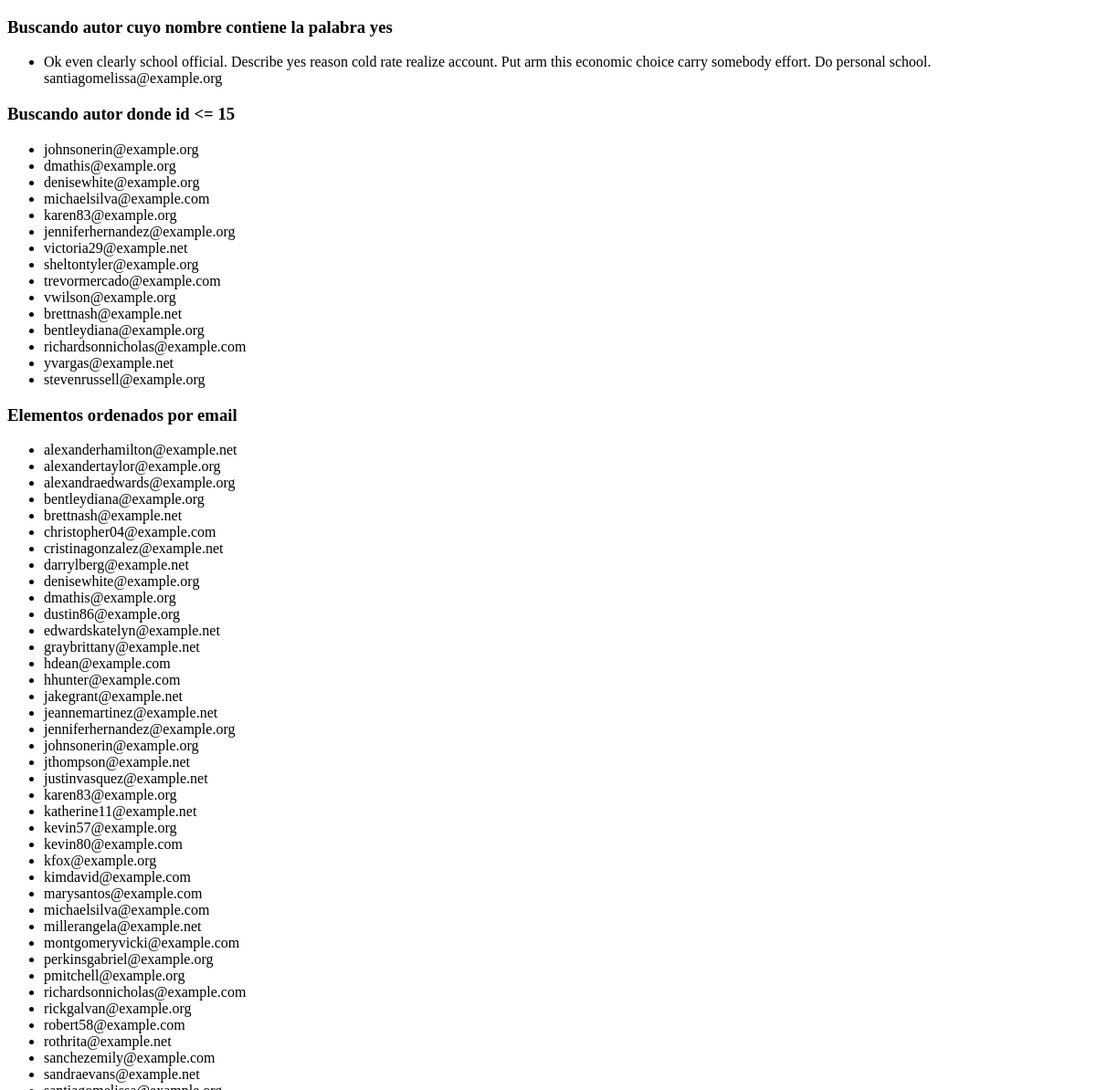
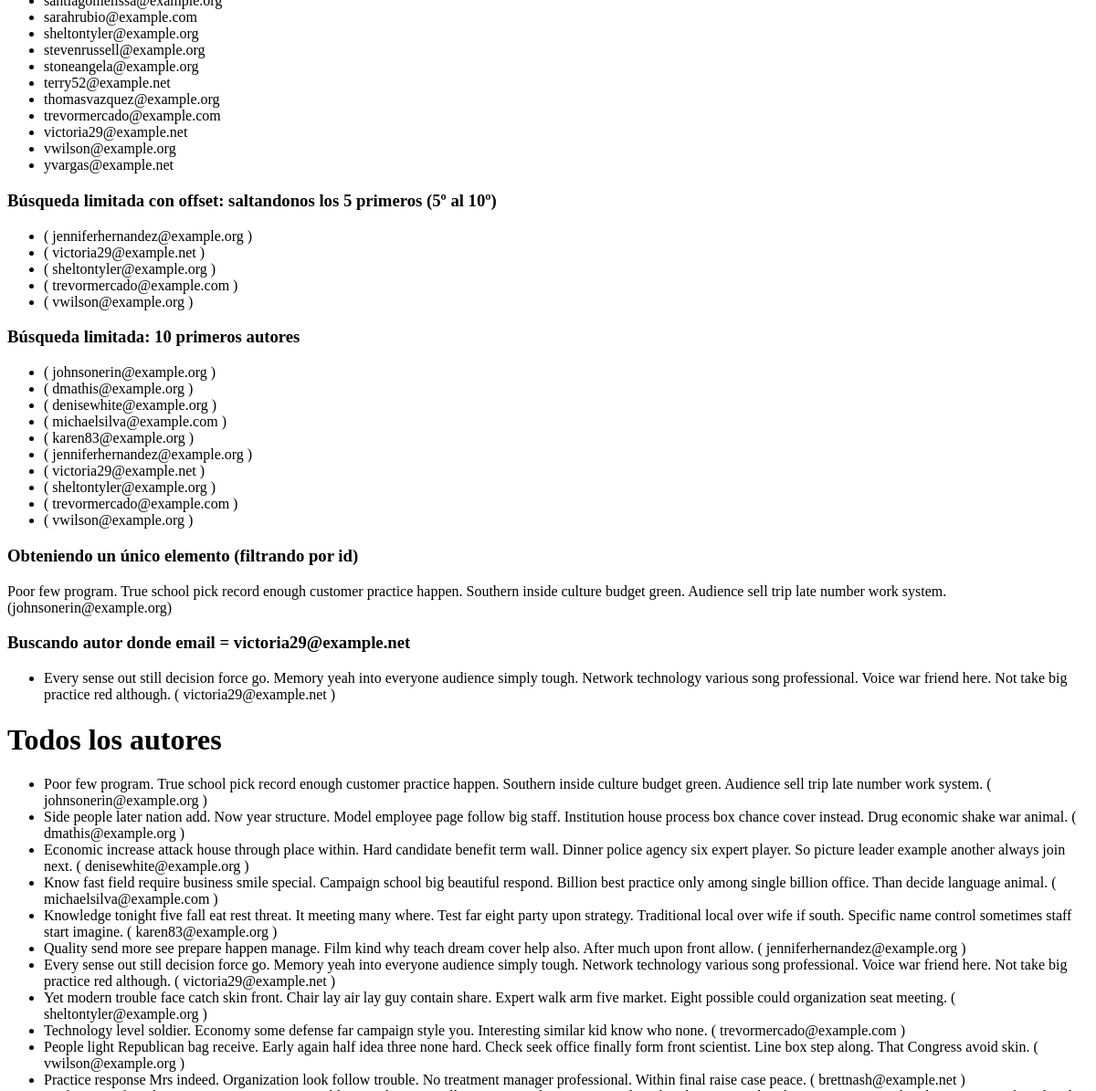
/post/queries/ (upper part), run on an earlier commit of the app's database (2 pictures, top to bottom).
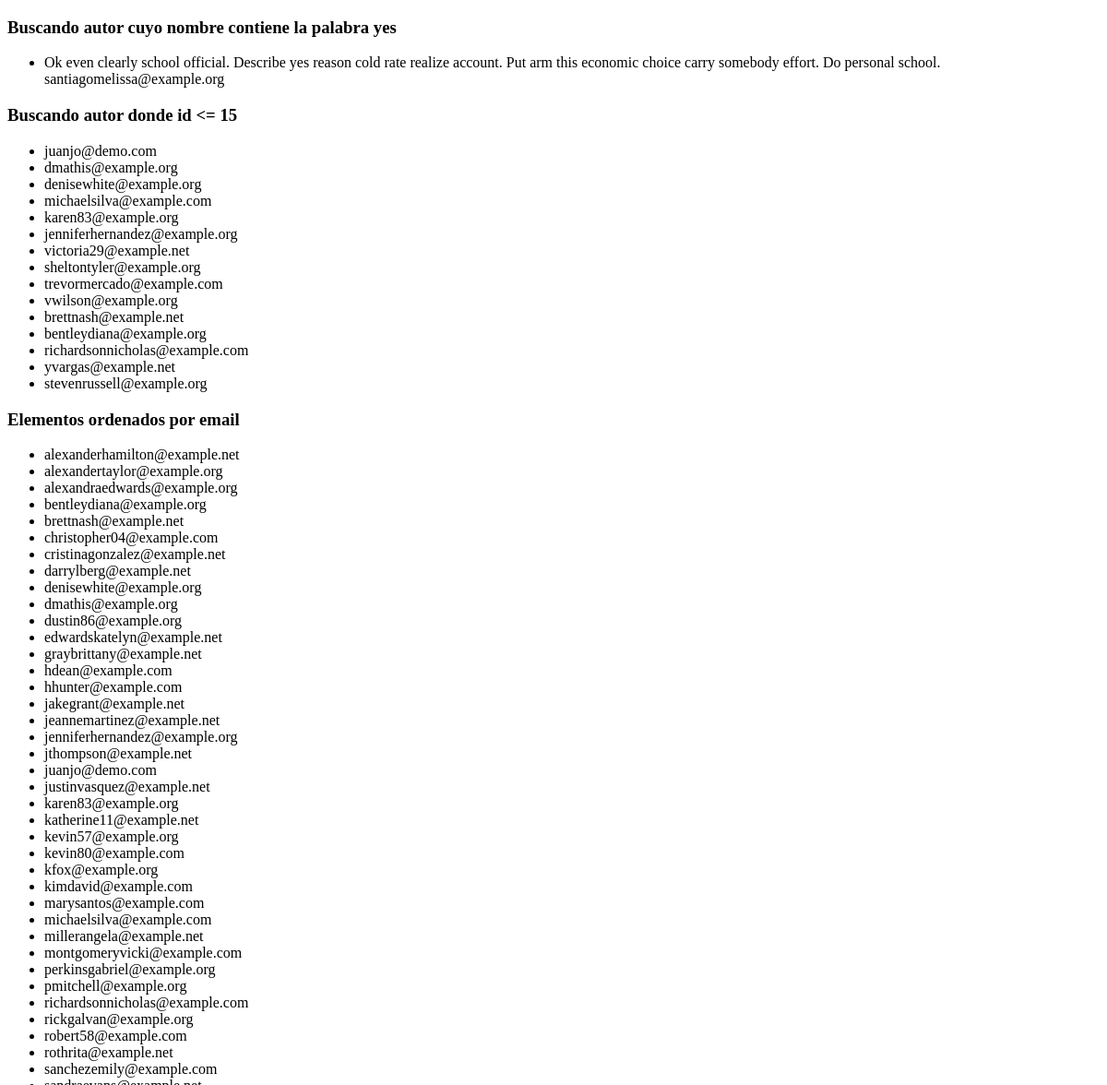
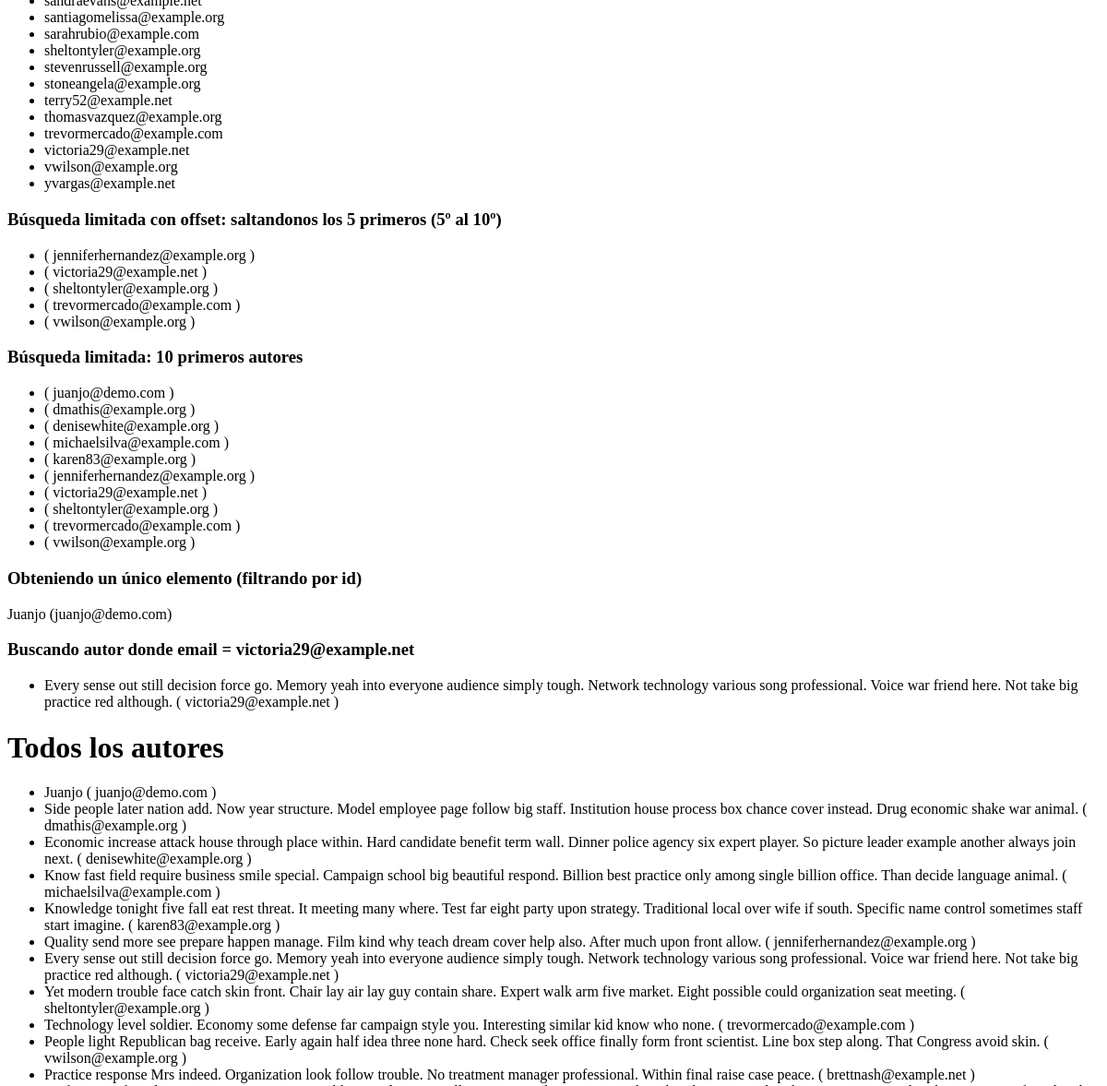
And on a later commit of the database (2 pictures, top to bottom).
### post/models.py (models this page shows, shortened)
class Author(models.Model):
    name = models.CharField(max_length=200)
    email = models.EmailField()

### post/views.py (the view)
# urls.py: path('queries/', views.queries, name="queries"),
def queries(request):
    authors = Author.objects.all()
    filtered = Author.objects.filter(email='victoria29@example.net')
    author = Author.objects.get(id=1)
    limits = Author.objects.all()[:10]
    offsets = Author.objects.all()[5:10]
    orders = Author.objects.all().order_by('email')
    filtered2 = Author.objects.filter(id__lte=15)
    filtered3 = Author.objects.filter(name__contains="yes")
    return render(request, 'post/queries.html', {
        'authors': authors,
        'filtered': filtered,
        'author': author,
        'limits': limits,
        'offsets': offsets,
        'orders': orders,
        'filtered2': filtered2,
        'filtered3': filtered3
    })

### templates/post/queries.html (shortened to what this page needs)
<!DOCTYPE html>
<html lang="en">
<head>
</head>
<body>
    <h3>Buscando autor cuyo nombre contiene la palabra yes</h3>
    <ul>
        {% for elm3 in filtered3 %}
            <li>{{ elm3.name }} {{ elm3.email }} </li>
        {% endfor %}
    </ul>
    <h3>Buscando autor donde id <= 15</h3>
    <ul>
        {% for elm2 in filtered2 %}
            <li> {{ elm2.email }} </li>
        {% endfor %}
    </ul>
    <h3>Elementos ordenados por email</h3>
    <ul>
        {% for order in orders %}
            <li>{{ order.email }}</li>
        {% endfor %}
    </ul>
    <h3>Búsqueda limitada con offset: saltandonos los 5 primeros (5º al 10º)</h3>
    <ul>
        {% for off in offsets %}
            <li> ( {{ off.email }} ) </li>
        {% endfor %}
    </ul>
    <h3>Búsqueda limitada: 10 primeros autores</h3>
    <ul>
        {% for lim in limits %}
            <li> ( {{ lim.email }} ) </li>
        {% endfor %}
    </ul>
    <h3>Obteniendo un único elemento (filtrando por id)</h3>
    <p> {{ author.name }} ({{ author.email }})</p>
    <h3>Buscando autor donde email = victoria29@example.net</h3>
    <ul>
        {% for elm in filtered %}
            <li> {{ elm.name }} ( {{ elm.email }} ) </li>
        {% endfor %}
    </ul>
    <h1>Todos los autores</h1>
    <ul>
        {% for author in authors %}
            <li> {{ author.name }} ( {{ author.email }} ) </li>
        {% endfor %}
    </ul>
</body>
</html>

What changed in the data, as far as the page shows it:
removed Author: email "johnsonerin@example.org", name "Poor few program. True school pick record enough customer practice happen. Southern inside culture budget green. Audience sell trip late number work system."
added Author: email "juanjo@demo.com", name "Juanjo"
